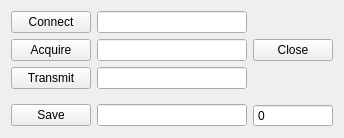
   <widget class="QWidget" name="gridLayoutWidget">
    <property name="geometry">
     <rect>
      <x>30</x>
      <y>70</y>
      <width>331</width>
      <height>138</height>
     </rect>
    </property>
    <layout class="QGridLayout" name="gridLayout_3">
     <item row="4" column="2">
      <widget class="QLineEdit" name="resultfileEdit">
       <property name="sizePolicy">
        <sizepolicy hsizetype="Expanding" vsizetype="Fixed">
         <horstretch>0</horstretch>
         <verstretch>0</verstretch>
        </sizepolicy>
       </property>
       <property name="minimumSize">
        <size>
         <width>150</width>
         <height>0</height>
        </size>
       </property>
       <property name="autoFillBackground">
        <bool>true</bool>
       </property>
       <property name="styleSheet">
        <string notr="true"/>
       </property>
       <property name="locale">
        <locale language="English" country="UnitedKingdom"/>
       </property>
       <property name="text">
        <string/>
       </property>
       <property name="alignment">
        <set>Qt::AlignCenter</set>
       </property>
      </widget>
     </item>
     <item row="0" column="2">
      <widget class="QLineEdit" name="connectedEdit">
       <property name="autoFillBackground">
        <bool>true</bool>
       </property>
       <property name="styleSheet">
        <string notr="true"/>
       </property>
       <property name="locale">
        <locale language="English" country="UnitedKingdom"/>
       </property>
       <property name="text">
        <string/>
       </property>
       <property name="alignment">
        <set>Qt::AlignCenter</set>
       </property>
      </widget>
     </item>
     <item row="2" column="2">
      <widget class="QLineEdit" name="transmitStatusEdit">
       <property name="autoFillBackground">
        <bool>true</bool>
       </property>
       <property name="styleSheet">
        <string notr="true"/>
       </property>
       <property name="locale">
        <locale language="English" country="UnitedKingdom"/>
       </property>
       <property name="text">
        <string/>
       </property>
       <property name="alignment">
        <set>Qt::AlignCenter</set>
       </property>
      </widget>
     </item>
     <item row="1" column="3">
      <widget class="QPushButton" name="closeButton">
       <property name="maximumSize">
        <size>
         <width>16777215</width>
         <height>16777215</height>
        </size>
       </property>
       <property name="styleSheet">
        <string notr="true"/>
       </property>
       <property name="locale">
        <locale language="English" country="UnitedKingdom"/>
       </property>
       <property name="text">
        <string>Close</string>
       </property>
      </widget>
     </item>
     <item row="1" column="2">
      <widget class="QLineEdit" name="statusEdit">
       <property name="autoFillBackground">
        <bool>true</bool>
       </property>
       <property name="styleSheet">
        <string notr="true"/>
       </property>
       <property name="locale">
        <locale language="English" country="UnitedKingdom"/>
       </property>
       <property name="text">
        <string/>
       </property>
       <property name="alignment">
        <set>Qt::AlignCenter</set>
       </property>
      </widget>
     </item>
     <item row="4" column="3">
      <widget class="QSpinBox" name="filecounterSpinBox">
       <property name="buttonSymbols">
        <enum>QAbstractSpinBox::NoButtons</enum>
       </property>
      </widget>
     </item>
     <item row="0" column="0">
      <widget class="QPushButton" name="connectButton">
       <property name="styleSheet">
        <string notr="true"/>
       </property>
       <property name="locale">
        <locale language="English" country="UnitedKingdom"/>
       </property>
       <property name="text">
        <string>Connect</string>
       </property>
      </widget>
     </item>
     <item row="2" column="0">
      <widget class="QPushButton" name="transmitButton">
       <property name="styleSheet">
        <string notr="true"/>
       </property>
       <property name="locale">
        <locale language="English" country="UnitedKingdom"/>
       </property>
       <property name="text">
        <string>Transmit</string>
       </property>
       <property name="checkable">
        <bool>true</bool>
       </property>
       <property name="flat">
        <bool>false</bool>
       </property>
      </widget>
     </item>
     <item row="1" column="0">
      <widget class="QPushButton" name="acquireButton">
       <property name="maximumSize">
        <size>
         <width>16777215</width>
         <height>16777215</height>
        </size>
       </property>
       <property name="styleSheet">
        <string notr="true"/>
       </property>
       <property name="locale">
        <locale language="English" country="UnitedKingdom"/>
       </property>
       <property name="text">
        <string>Acquire</string>
       </property>
       <property name="checkable">
        <bool>true</bool>
       </property>
       <property name="checked">
        <bool>false</bool>
       </property>
       <property name="flat">
        <bool>false</bool>
       </property>
      </widget>
     </item>
     <item row="4" column="0">
      <widget class="QPushButton" name="saveButton">
       <property name="maximumSize">
        <size>
         <width>16777215</width>
         <height>16777215</height>
        </size>
       </property>
       <property name="styleSheet">
        <string notr="true"/>
       </property>
       <property name="locale">
        <locale language="English" country="UnitedKingdom"/>
       </property>
       <property name="text">
        <string>Save</string>
       </property>
      </widget>
     </item>
     <item row="3" column="0">
      <spacer name="verticalSpacer_7">
       <property name="orientation">
        <enum>Qt::Vertical</enum>
       </property>
       <property name="sizeHint" stdset="0">
        <size>
         <width>20</width>
         <height>40</height>
        </size>
       </property>
      </spacer>
     </item>
    </layout>
   </widget>
